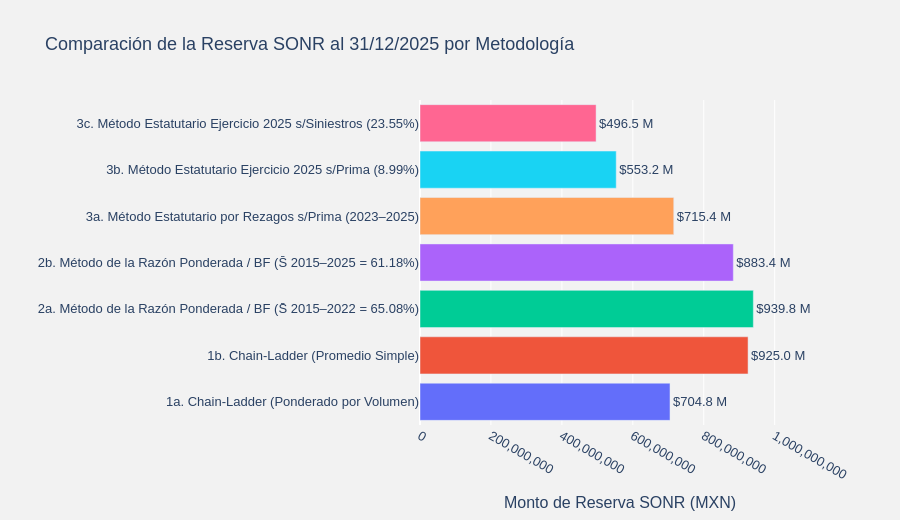

Notebook code for this chart:
### Markdown cell above
## 6.5. Cuadro Comparativo de la Reserva SONR al 31 de diciembre de 2025

En la siguiente tabla se resumen y comparan los resultados obtenidos para la **SONR al 31 de diciembre de 2025** para el mercado total bajo los tres métodos solicitados (**Chain-Ladder**, **Método de la Razón** y **Método Estatutario**), tomando como referencia base el método **Chain-Ladder Ponderado por Volumen** ($\$704,845,155.68$) para calcular las diferencias absolutas y porcentuales.

### Code cell
# ------------------------------------------
# 6.5 Cuadro comparativo de SONR al 31/12/2025
# ------------------------------------------
base_sonr = sonr_cl_pond_total

cuadro_sonr = pd.DataFrame([
    {
        "Método": "1a. Chain-Ladder (Ponderado por Volumen)",
        "Fórmula / Criterio": "Triángulo acumulado con factores f̂_j = ΣC_{i,j+1} / ΣC_{i,j}",
        "Año 2023 (MXN)": float(res_cl_pond["resumen_anual"].loc[2023, "sonr"]),
        "Año 2024 (MXN)": float(res_cl_pond["resumen_anual"].loc[2024, "sonr"]),
        "Año 2025 (MXN)": float(res_cl_pond["resumen_anual"].loc[2025, "sonr"]),
        "SONR Total Mercado (MXN)": sonr_cl_pond_total,
        "Dif. vs CL Pond. (MXN)": 0.0,
        "Dif. vs CL Pond. (%)": 0.0,
    },
    {
        "Método": "1b. Chain-Ladder (Promedio Simple)",
        "Fórmula / Criterio": "Triángulo acumulado con factores f̄_j = media(C_{i,j+1} / C_{i,j})",
        "Año 2023 (MXN)": float(res_cl_simp["resumen_anual"].loc[2023, "sonr"]),
        "Año 2024 (MXN)": float(res_cl_simp["resumen_anual"].loc[2024, "sonr"]),
        "Año 2025 (MXN)": float(res_cl_simp["resumen_anual"].loc[2025, "sonr"]),
        "SONR Total Mercado (MXN)": sonr_cl_simp_total,
        "Dif. vs CL Pond. (MXN)": sonr_cl_simp_total - base_sonr,
        "Dif. vs CL Pond. (%)": ((sonr_cl_simp_total / base_sonr) - 1) * 100,
    },
    {
        "Método": "2a. Método de la Razón Ponderada / BF (S̄ 2015–2022 = 65.08%)",
        "Fórmula / Criterio": "Σ Prima_i × S̄_2015-2022 × (1 - 1/F_i)",
        "Año 2023 (MXN)": float(sonr_razon_bf_15_22.loc[2023]),
        "Año 2024 (MXN)": float(sonr_razon_bf_15_22.loc[2024]),
        "Año 2025 (MXN)": float(sonr_razon_bf_15_22.loc[2025]),
        "SONR Total Mercado (MXN)": float(sonr_razon_bf_15_22.sum()),
        "Dif. vs CL Pond. (MXN)": float(sonr_razon_bf_15_22.sum()) - base_sonr,
        "Dif. vs CL Pond. (%)": ((float(sonr_razon_bf_15_22.sum()) / base_sonr) - 1) * 100,
    },
    {
        "Método": "2b. Método de la Razón Ponderada / BF (S̄ 2015–2025 = 61.18%)",
        "Fórmula / Criterio": "Σ Prima_i × S̄_2015-2025 × (1 - 1/F_i)",
        "Año 2023 (MXN)": float(sonr_razon_bf_15_25.loc[2023]),
        "Año 2024 (MXN)": float(sonr_razon_bf_15_25.loc[2024]),
        "Año 2025 (MXN)": float(sonr_razon_bf_15_25.loc[2025]),
        "SONR Total Mercado (MXN)": float(sonr_razon_bf_15_25.sum()),
        "Dif. vs CL Pond. (MXN)": float(sonr_razon_bf_15_25.sum()) - base_sonr,
        "Dif. vs CL Pond. (%)": ((float(sonr_razon_bf_15_25.sum()) / base_sonr) - 1) * 100,
    },
    {
        "Método": "2c. Método de la Razón Directa — Ejercicio 2025 (S̄ = 65.08%)",
        "Fórmula / Criterio": "Prima_2025 × S̄_2015-2022 - Pagado_2025",
        "Año 2023 (MXN)": 0.0,
        "Año 2024 (MXN)": 0.0,
        "Año 2025 (MXN)": sonr_razon_solo_2025_15_22,
        "SONR Total Mercado (MXN)": sonr_razon_solo_2025_15_22,
        "Dif. vs CL Pond. (MXN)": sonr_razon_solo_2025_15_22 - base_sonr,
        "Dif. vs CL Pond. (%)": ((sonr_razon_solo_2025_15_22 / base_sonr) - 1) * 100,
    },
    {
        "Método": "3a. Método Estatutario por Rezagos s/Prima (2023–2025)",
        "Fórmula / Criterio": "Σ Prima_i × Σ_{j > 2025-i} r̄_j (tasas medias 2015–2022)",
        "Año 2023 (MXN)": sonr_est_2023,
        "Año 2024 (MXN)": sonr_est_2024,
        "Año 2025 (MXN)": sonr_est_2025,
        "SONR Total Mercado (MXN)": sonr_estatutario_rezagos,
        "Dif. vs CL Pond. (MXN)": sonr_estatutario_rezagos - base_sonr,
        "Dif. vs CL Pond. (%)": ((sonr_estatutario_rezagos / base_sonr) - 1) * 100,
    },
    {
        "Método": "3b. Método Estatutario Ejercicio 2025 s/Prima (8.99%)",
        "Fórmula / Criterio": "Prima_2025 × φ̄_prima (8.9930%)",
        "Año 2023 (MXN)": 0.0,
        "Año 2024 (MXN)": 0.0,
        "Año 2025 (MXN)": sonr_estatutario_prima_2025,
        "SONR Total Mercado (MXN)": sonr_estatutario_prima_2025,
        "Dif. vs CL Pond. (MXN)": sonr_estatutario_prima_2025 - base_sonr,
        "Dif. vs CL Pond. (%)": ((sonr_estatutario_prima_2025 / base_sonr) - 1) * 100,
    },
    {
        "Método": "3c. Método Estatutario Ejercicio 2025 s/Siniestros (23.55%)",
        "Fórmula / Criterio": "Pagado_2025 × φ̄_sin (23.5526%)",
        "Año 2023 (MXN)": 0.0,
        "Año 2024 (MXN)": 0.0,
        "Año 2025 (MXN)": sonr_estatutario_sin_2025,
        "SONR Total Mercado (MXN)": sonr_estatutario_sin_2025,
        "Dif. vs CL Pond. (MXN)": sonr_estatutario_sin_2025 - base_sonr,
        "Dif. vs CL Pond. (%)": ((sonr_estatutario_sin_2025 / base_sonr) - 1) * 100,
    },
])

cuadro_sonr_fmt = cuadro_sonr.copy()
for col in ["Año 2023 (MXN)", "Año 2024 (MXN)", "Año 2025 (MXN)", "SONR Total Mercado (MXN)"]:
    cuadro_sonr_fmt[col] = cuadro_sonr_fmt[col].map("${:,.2f}".format)
cuadro_sonr_fmt["Dif. vs CL Pond. (MXN)"] = cuadro_sonr_fmt["Dif. vs CL Pond. (MXN)"].map("${:+,.2f}".format)
cuadro_sonr_fmt["Dif. vs CL Pond. (%)"] = cuadro_sonr_fmt["Dif. vs CL Pond. (%)"].map("{:+.2f}%".format)
display(cuadro_sonr_fmt)

# Gráfica comparativa de los métodos principales de SONR
metodos_grafica = cuadro_sonr.iloc[[0, 1, 2, 3, 5, 6, 7]].copy()
fig_sonr = px.bar(
    metodos_grafica,
    x="SONR Total Mercado (MXN)",
    y="Método",
    orientation="h",
    color="Método",
    text=metodos_grafica["SONR Total Mercado (MXN)"].map(lambda v: f"${v/1e6:,.1f} M"),
    color_discrete_sequence=px.colors.qualitative.Plotly,
    title="Comparación de la Reserva SONR al 31/12/2025 por Metodología",
)
fig_sonr.update_traces(textposition="outside")
fig_sonr.update_layout(
    template="plotly",
    paper_bgcolor="#F2F2F2",
    plot_bgcolor="#F2F2F2",
    font=dict(family="Arial", size=13, color="#2A4163"),
    showlegend=False,
    height=520,
    xaxis=dict(title="Monto de Reserva SONR (MXN)", tickformat=",.0f", range=[0, metodos_grafica["SONR Total Mercado (MXN)"].max() * 1.2]),
    yaxis=dict(title="", autorange="reversed"),
)
fig_sonr.show()

### Figure 1 — Plotly figure (JSON) as saved in the notebook; plotly's stock layout.template omitted (floating-point values rounded to 4 significant figures)
{"data": [{"hovertemplate": "Método=%{y}<br>SONR Total Mercado (MXN)=%{x}<br>text=%{text}<extra></extra>", "legendgroup": "1a. Chain-Ladder (Ponderado por Volumen)", "marker": {"color": "#636EFA", "pattern": {"shape": ""}}, "name": "1a. Chain-Ladder (Ponderado por Volumen)", "orientation": "h", "showlegend": true, "text": ["$704.8 M"], "textposition": "outside", "type": "bar", "x": [704800000.0], "xaxis": "x", "y": ["1a. Chain-Ladder (Ponderado por Volumen)"], "yaxis": "y"}, {"hovertemplate": "Método=%{y}<br>SONR Total Mercado (MXN)=%{x}<br>text=%{text}<extra></extra>", "legendgroup": "1b. Chain-Ladder (Promedio Simple)", "marker": {"color": "#EF553B", "pattern": {"shape": ""}}, "name": "1b. Chain-Ladder (Promedio Simple)", "orientation": "h", "showlegend": true, "text": ["$925.0 M"], "textposition": "outside", "type": "bar", "x": [925000000.0], "xaxis": "x", "y": ["1b. Chain-Ladder (Promedio Simple)"], "yaxis": "y"}, {"hovertemplate": "Método=%{y}<br>SONR Total Mercado (MXN)=%{x}<br>text=%{text}<extra></extra>", "legendgroup": "2a. Método de la Razón Ponderada / BF (S̄ 2015–2022 = 65.08%)", "marker": {"color": "#00CC96", "pattern": {"shape": ""}}, "name": "2a. Método de la Razón Ponderada / BF (S̄ 2015–2022 = 65.08%)", "orientation": "h", "showlegend": true, "text": ["$939.8 M"], "textposition": "outside", "type": "bar", "x": [939800000.0], "xaxis": "x", "y": ["2a. Método de la Razón Ponderada / BF (S̄ 2015–2022 = 65.08%)"], "yaxis": "y"}, {"hovertemplate": "Método=%{y}<br>SONR Total Mercado (MXN)=%{x}<br>text=%{text}<extra></extra>", "legendgroup": "2b. Método de la Razón Ponderada / BF (S̄ 2015–2025 = 61.18%)", "marker": {"color": "#AB63FA", "pattern": {"shape": ""}}, "name": "2b. Método de la Razón Ponderada / BF (S̄ 2015–2025 = 61.18%)", "orientation": "h", "showlegend": true, "text": ["$883.4 M"], "textposition": "outside", "type": "bar", "x": [883400000.0], "xaxis": "x", "y": ["2b. Método de la Razón Ponderada / BF (S̄ 2015–2025 = 61.18%)"], "yaxis": "y"}, {"hovertemplate": "Método=%{y}<br>SONR Total Mercado (MXN)=%{x}<br>text=%{text}<extra></extra>", "legendgroup": "3a. Método Estatutario por Rezagos s/Prima (2023–2025)", "marker": {"color": "#FFA15A", "pattern": {"shape": ""}}, "name": "3a. Método Estatutario por Rezagos s/Prima (2023–2025)", "orientation": "h", "showlegend": true, "text": ["$715.4 M"], "textposition": "outside", "type": "bar", "x": [715400000.0], "xaxis": "x", "y": ["3a. Método Estatutario por Rezagos s/Prima (2023–2025)"], "yaxis": "y"}, {"hovertemplate": "Método=%{y}<br>SONR Total Mercado (MXN)=%{x}<br>text=%{text}<extra></extra>", "legendgroup": "3b. Método Estatutario Ejercicio 2025 s/Prima (8.99%)", "marker": {"color": "#19D3F3", "pattern": {"shape": ""}}, "name": "3b. Método Estatutario Ejercicio 2025 s/Prima (8.99%)", "orientation": "h", "showlegend": true, "text": ["$553.2 M"], "textposition": "outside", "type": "bar", "x": [553200000.0], "xaxis": "x", "y": ["3b. Método Estatutario Ejercicio 2025 s/Prima (8.99%)"], "yaxis": "y"}, {"hovertemplate": "Método=%{y}<br>SONR Total Mercado (MXN)=%{x}<br>text=%{text}<extra></extra>", "legendgroup": "3c. Método Estatutario Ejercicio 2025 s/Siniestros (23.55%)", "marker": {"color": "#FF6692", "pattern": {"shape": ""}}, "name": "3c. Método Estatutario Ejercicio 2025 s/Siniestros (23.55%)", "orientation": "h", "showlegend": true, "text": ["$496.5 M"], "textposition": "outside", "type": "bar", "x": [496500000.0], "xaxis": "x", "y": ["3c. Método Estatutario Ejercicio 2025 s/Siniestros (23.55%)"], "yaxis": "y"}], "layout": {"barmode": "relative", "font": {"color": "#2A4163", "family": "Arial", "size": 13}, "height": 520, "legend": {"title": {"text": "Método"}, "tracegroupgap": 0}, "paper_bgcolor": "#F2F2F2", "plot_bgcolor": "#F2F2F2", "showlegend": false, "title": {"text": "Comparación de la Reserva SONR al 31/12/2025 por Metodología"}, "xaxis": {"anchor": "y", "domain": [0.0, 1.0], "range": [0, 1128000000.0], "tickformat": ",.0f", "title": {"text": "Monto de Reserva SONR (MXN)"}}, "yaxis": {"anchor": "x", "autorange": "reversed", "categoryarray": ["3c. Método Estatutario Ejercicio 2025 s/Siniestros (23.55%)", "3b. Método Estatutario Ejercicio 2025 s/Prima (8.99%)", "3a. Método Estatutario por Rezagos s/Prima (2023–2025)", "2b. Método de la Razón Ponderada / BF (S̄ 2015–2025 = 61.18%)", "2a. Método de la Razón Ponderada / BF (S̄ 2015–2022 = 65.08%)", "1b. Chain-Ladder (Promedio Simple)", "1a. Chain-Ladder (Ponderado por Volumen)"], "categoryorder": "array", "domain": [0.0, 1.0], "title": {"text": ""}}}}
